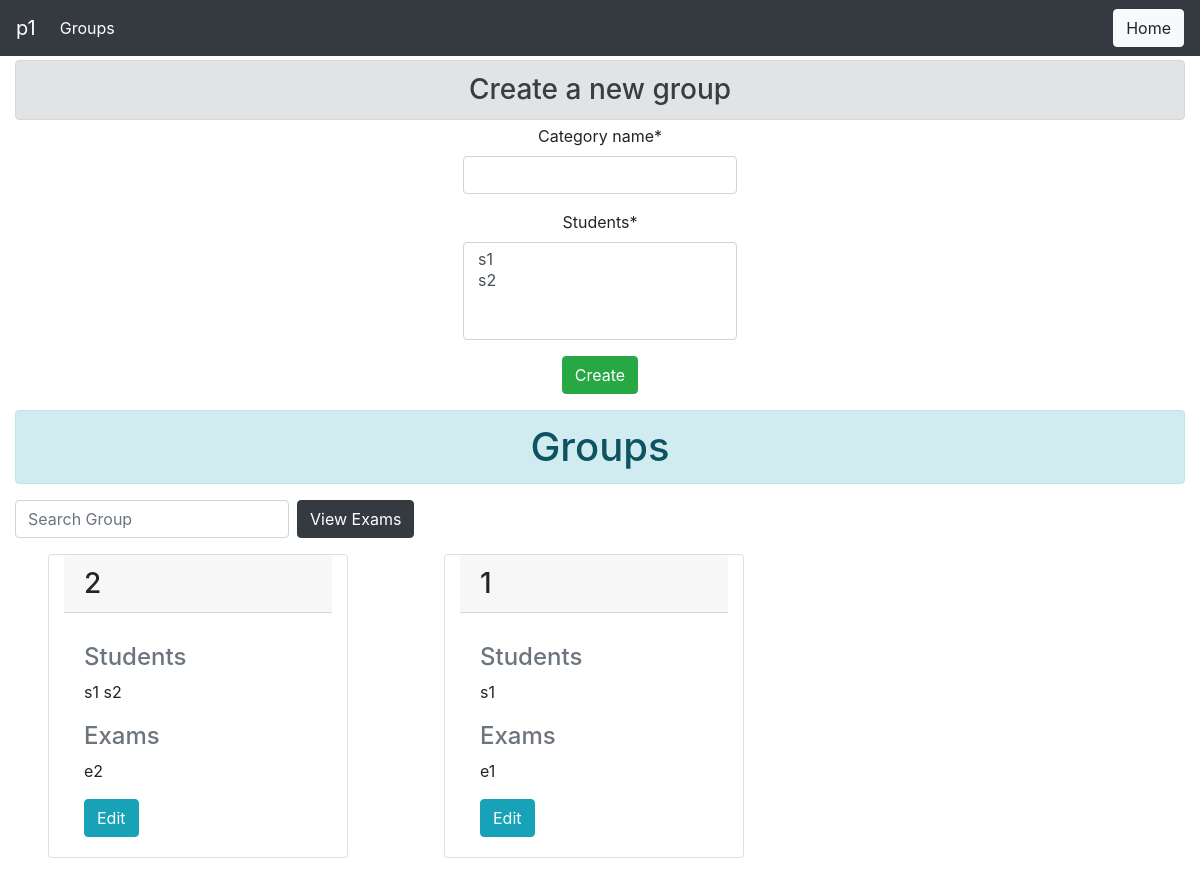
Screenshot of /prof/p1/viewgroups (signed in) with the database file from the repository.
### main/models/group.py (models this page shows, shortened)
class Special_Students(models.Model):
    professor = models.ForeignKey(User, limit_choices_to={'groups__name': "Professor"}, on_delete=models.CASCADE)
    category_name = models.CharField(max_length=10)
    students = models.ManyToManyField(User, limit_choices_to={'groups__name': "Student"}, related_name='student_groups')

### main/models/exam.py (models this page shows, shortened)
class Exam_Model(models.Model):
    professor = models.ForeignKey(User, limit_choices_to={'groups__name': "Professor"}, on_delete=models.CASCADE)
    name = models.CharField(max_length=50)
    total_marks = models.IntegerField()
    duration = models.IntegerField()
    question_paper = models.ForeignKey(Question_Paper, on_delete=models.CASCADE, related_name='exams')
    student_group = models.ManyToManyField(Special_Students, related_name='exams')
    start_time = models.DateTimeField(default=datetime.now())
    end_time = models.DateTimeField(default=datetime.now())

### prof/views/group.py (the view, shortened to what this page needs)
def create_student_group(request, prof_username):
    prof = User.objects.get(username=prof_username)
    if request.user == prof:
        return render(request, 'prof/group/addview_groups.html', {
            'special_students_db': Special_Students.objects.filter(professor=prof), 'prof': prof ,
            'groupForm': Group_Form()
        })
    else:
        return HttpResponseForbidden("You are not allowed to view this page. Please change url to original values to return.")

### main/models/group.py
class Group_Form(ModelForm):
    class Meta:
        model = Special_Students
        fields = '__all__'
        exclude = ['professor']

### prof/templates/prof/group/addview_groups.html (shortened to what this page needs)
{% load crispy_forms_tags %}
{% load static %}
<!DOCTYPE html>
<html lang="en">
<head>
    <link rel="stylesheet" href="https://maxcdn.bootstrapcdn.com/bootstrap/4.2.1/css/bootstrap.min.css">
    <link rel="stylesheet" href="https://stackpath.bootstrapcdn.com/font-awesome/4.7.0/css/font-awesome.min.css">
</head>
<body>
    <nav class="navbar navbar-expand-lg navbar-dark bg-dark">
        <a class="navbar-brand" href="#">{{ prof.username }}</a>
        <div class="collapse navbar-collapse" id="navbarSupportedContent">
            <ul class="navbar-nav mr-auto">
                <li class="nav-item active">
                    <a class="nav-link" href="#">Groups<span class="sr-only">(current)</span></a>
                </li>
            </ul>
            <a class="btn btn-light" href="{% url 'prof:index' prof.username %}">Home</a>
        </div>
    </nav>
    <div class="container-fluid">
        <h3 class="alert alert-secondary my-1" align="center">Create a new group</h3>
        <div align='center' id="create_group">
            <div class="container d-flex h-100 row justify-content-center col-20">
                <form align='center' method="POST">
                    {{ groupForm|crispy }}
                    <input class="btn btn-success" type="submit" value="Create">
                </form>
            </div>
        </div>
        <div id='groups'>
            <h1 class="alert alert-info my-3" align="center">Groups</h1>
            <form class="form-inline my-2 my-lg-0">
                <input id="searchGroup" class="form-control mr-sm-2" type="search" placeholder="Search Group"
                    aria-label="Search">
                    <a class="btn btn-dark" href="{% url 'prof:view_exams' prof.username %}" target="_blank">View Exams</a>
            </form>
            <div class="row">
                {% for group in special_students_db %}
                <div class="card my-3 mx-5 col-sm-3">
                    <h3 class="card-header">{{ group.category_name }}</h3>
                    <div class="card-body">
                        <p class="card-text">
                            <h4 class="card-subtitle mb-2 text-muted">Students</h4>
                            {% for stud in group.students.all %}
                            {{stud.username}}
                            {% endfor %}
                            <br><br>
                            <h4 class="card-subtitle mb-2 text-muted">Exams</h4>
                            {% for exam in group.exams.all %}
                                {{ exam.name }}
                                {% empty %}
                                    No exams associated
                            {% endfor %}
                        </p>
                        <a href="{% url 'prof:edit_group' prof.username group.id %}"
                            class="card-link btn btn-info">Edit</a>
                    </div>
                </div>
                {% empty %}
                <h3>No groups</h3>
                {% endfor %}
            </div>
        </div>
    </div>
</body>
</html>

### rows the page displays
Special_Students: category_name "2"
Exam_Model: name "e2"
Special_Students: category_name "1"
Exam_Model: name "e1"

### other values shown
{{ prof.username }} "p1"
{{ stud.username }} "s1"
{{ stud.username }} "s2"
